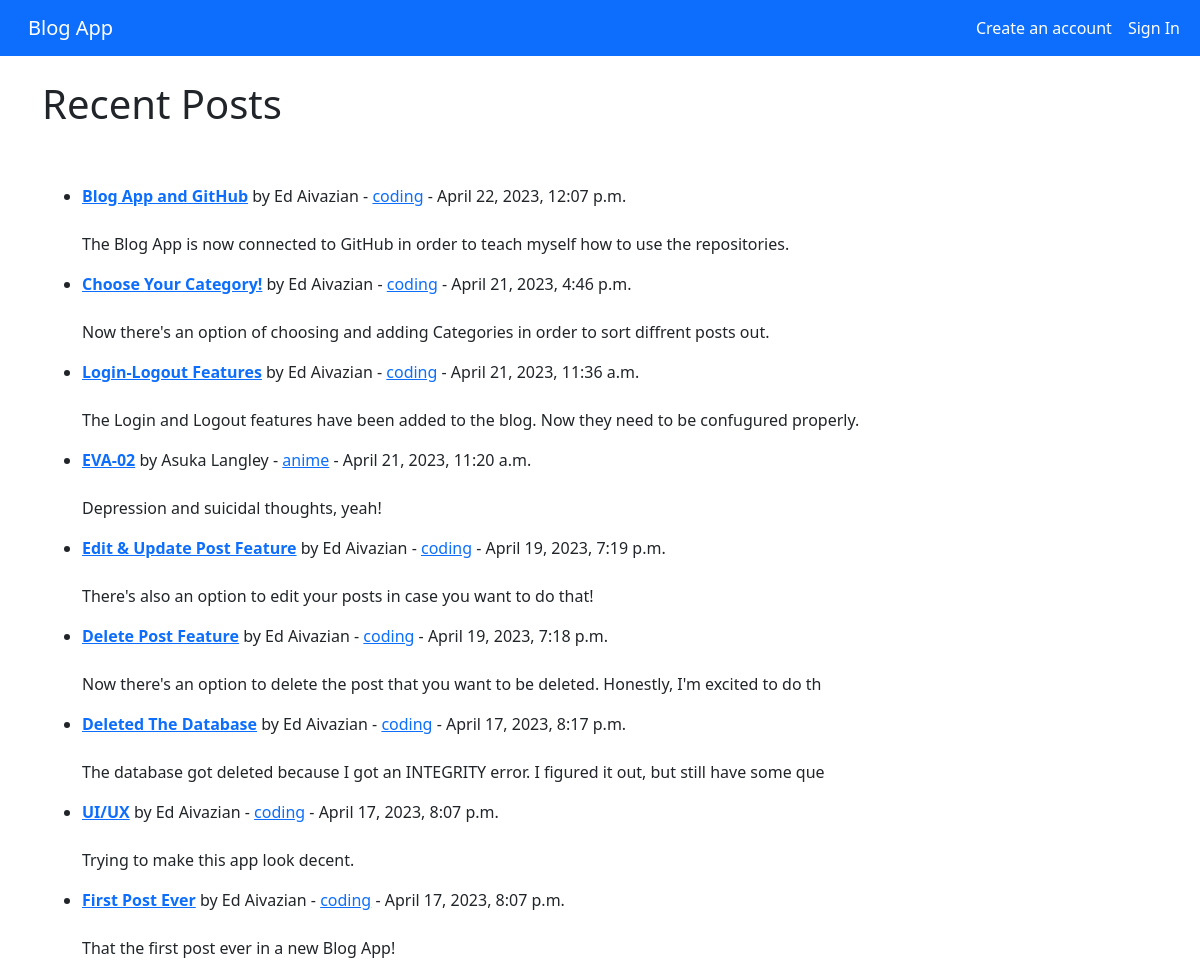
The page / on the database its author committed.
### blogs/models.py (models this page shows, shortened)
class Post(models.Model):
    category = models.CharField(max_length=100, default='it') # категория поста со значением "IT" по умолчанию
    title = models.CharField(max_length=100) # название поста
    title_tag = models.CharField(max_length=100, default='Blog App')
    author = models.ForeignKey(User, on_delete=models.CASCADE) # при удалении темы, все записи по теме также удаляются - это каскадное удаление
    body = models.TextField(max_length=1000) # текст поста
    date_added = models.DateTimeField(auto_now_add=True)

### blogs/views.py (the view)
class HomeView(ListView):
    model = Post
    template_name = 'home.html'
    categories = Category.objects.all()
    ordering = ['-id'] # минус выводит посты на домашней странице в обратном порядке: от самого нового к самому старому
    def get_context_data(self, *args, **kwargs):
        category_menu = Category.objects.all() # достаёт все названия категорий из Category.models.py
        context = super(HomeView, self).get_context_data(*args, **kwargs)
        context ['category_menu'] = category_menu
        return context

### blogs/templates/home.html (shortened to what this page needs)
{% extends "base.html" %}
{% block content %}
<h1>Recent Posts</h1>
<br/><br/>
<ul>
{% for post in object_list %}
    <li><a href="{% url 'article-detail' post.pk %}"><strong>{{ post.title }}</strong></a> by
        {{ post.author.first_name }}
        {{ post.author.last_name}} -
        <a href="{% url 'category' post.category|slugify %}">{{ post.category }}</a>
        - {{ post.date_added }}
        <br/><br/>
        <p>{{ post.body|slice:":100" }}</p>
    </li>
{% endfor %}
</ul>
{% endblock content %}

### rows shown on the page
Post: title "Blog App and GitHub", author.first_name "Ed", author.last_name "Aivazian", category "coding", date_added "April 22, 2023, 12:07 p.m.", body "The Blog App is now connected to GitHub in order to teach myself how to use the repositories."
Post: title "Choose Your Category!", author.first_name "Ed", author.last_name "Aivazian", category "coding", date_added "April 21, 2023, 4:46 p.m.", body "Now there's an option of choosing and adding Categories in order to sort diffrent posts out."
Post: title "Login-Logout Features", author.first_name "Ed", author.last_name "Aivazian", category "coding", date_added "April 21, 2023, 11:36 a.m.", body "The Login and Logout features have been added to the blog. Now they need to be confugured properly."
Post: title "EVA-02", author.first_name "Asuka", author.last_name "Langley", category "anime", date_added "April 21, 2023, 11:20 a.m.", body "Depression and suicidal thoughts, yeah!"
Post: title "Edit & Update Post Feature", author.first_name "Ed", author.last_name "Aivazian", category "coding", date_added "April 19, 2023, 7:19 p.m.", body "There's also an option to edit your posts in case you want to do that!"
Post: title "Delete Post Feature", author.first_name "Ed", author.last_name "Aivazian", category "coding", date_added "April 19, 2023, 7:18 p.m.", body "Now there's an option to delete the post that you want to be deleted. Honestly, I'm excited to do th"
Post: title "Deleted The Database", author.first_name "Ed", author.last_name "Aivazian", category "coding", date_added "April 17, 2023, 8:17 p.m.", body "The database got deleted because I got an INTEGRITY error. I figured it out, but still have some que"
Post: title "UI/UX", author.first_name "Ed", author.last_name "Aivazian", category "coding", date_added "April 17, 2023, 8:07 p.m.", body "Trying to make this app look decent."
Post: title "First Post Ever", author.first_name "Ed", author.last_name "Aivazian", category "coding", date_added "April 17, 2023, 8:07 p.m.", body "That the first post ever in a new Blog App!"
